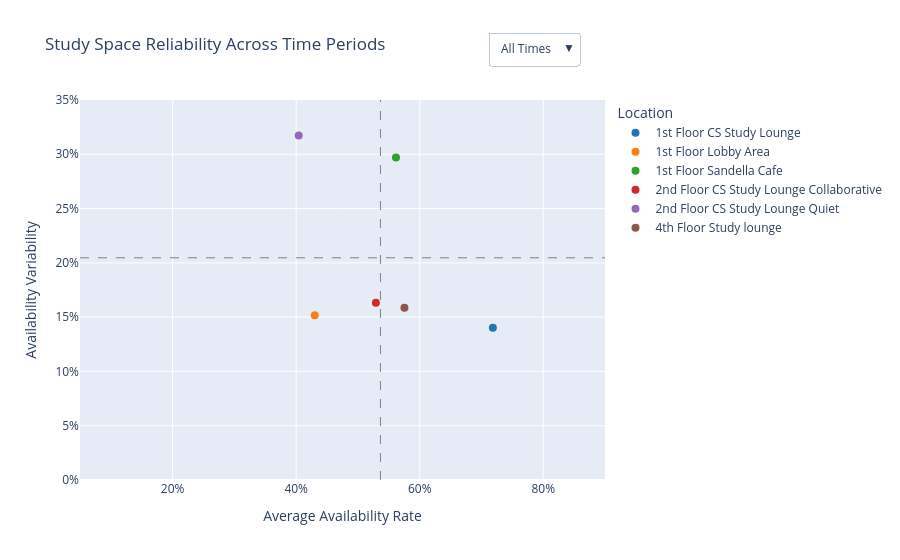

The notebook cell this image was saved under:
### Markdown cell above
Interactive Visualization Implementation

### Code cell
locations = all_data["location"].tolist()

color_map = {
    "1st Floor CS Study Lounge": "#1f77b4",
    "1st Floor Lobby Area": "#ff7f0e",
    "1st Floor Sandella Cafe": "#2ca02c",
    "2nd Floor CS Study Lounge Collaborative": "#d62728",
    "2nd Floor CS Study Lounge Quiet": "#9467bd",
    "4th Floor Study lounge": "#8c564b"
}

# Average reference lines for each time period
reference_lines = {
    "All Times": (
        all_data["avg_availability"].mean(),
        all_data["availability_std"].mean()
    ),
    "9 AM": (
        time_summaries["9:00"]["avg_availability"].mean(),
        time_summaries["9:00"]["availability_std"].mean()
    ),
    "11 AM": (
        time_summaries["11:00"]["avg_availability"].mean(),
        time_summaries["11:00"]["availability_std"].mean()
    ),
    "1 PM": (
        time_summaries["13:00"]["avg_availability"].mean(),
        time_summaries["13:00"]["availability_std"].mean()
    ),
    "3 PM": (
        time_summaries["15:00"]["avg_availability"].mean(),
        time_summaries["15:00"]["availability_std"].mean()
    ),
    "5 PM": (
        time_summaries["17:00"]["avg_availability"].mean(),
        time_summaries["17:00"]["availability_std"].mean()
    )
}

# Create interactive figure
fig = go.Figure()


# Plot All Times view by default
for location in locations:

    row = all_data[
        all_data["location"] == location
    ].iloc[0]

    fig.add_trace(
        go.Scatter(
            x=[row["avg_availability"]],
            y=[row["availability_std"]],
            mode="markers",
            name=location,
            marker=dict(
                size=8,
                color=color_map[location]
            ),
            customdata=[[
                row["location"]
            ]],
            hovertemplate=
            "<b>%{customdata[0]}</b><br><br>"
            "Average Availability: %{x:.1%}<br>"
            "Availability Variability: %{y:.1%}<br>"
            "<extra></extra>"
        )
    )

# Map each dropdown option to its dataset
dropdown_data = {
    "All Times": all_data,
    "9 AM": time_summaries["9:00"],
    "11 AM": time_summaries["11:00"],
    "1 PM": time_summaries["13:00"],
    "3 PM": time_summaries["15:00"],
    "5 PM": time_summaries["17:00"]
}

# Build dropdown menu options
buttons = []

for label, dataset in dropdown_data.items():

    x_values = []
    y_values = []
    custom_values = []

    for location in locations:

        row = dataset[
            dataset["location"] == location
        ].iloc[0]

        x_values.append(
            row["avg_availability"]
        )

        y_values.append(
            row["availability_std"]
        )

        custom_values.append([
            row["location"]
        ])

    # Retrieve reference line positions
    avg_x, avg_y = reference_lines[label]

    # Add dropdown option
    buttons.append(
        dict(
            label=label,
            method="update",
            args=[
                {
                    "x": [[x] for x in x_values],
                    "y": [[y] for y in y_values],
                    "customdata": [[c] for c in custom_values]
                },
                {
                    "shapes": [
                        dict(
                            type="line",
                            x0=avg_x,
                            x1=avg_x,
                            y0=0,
                            y1=1,
                            yref="paper",
                            line=dict(
                                color="gray",
                                dash="dash",
                                width=1
                            )
                        ),
                        dict(
                            type="line",
                            x0=0,
                            x1=1,
                            xref="paper",
                            y0=avg_y,
                            y1=avg_y,
                            line=dict(
                                color="gray",
                                dash="dash",
                                width=1
                            )
                        )
                    ]
                }
            ]
        )
    )

# Default reference lines for All Times
initial_x, initial_y = reference_lines["All Times"]

# Configure layout and dropdown menu
fig.update_layout(
    title="Study Space Reliability Across Time Periods",

    xaxis_title="Average Availability Rate",
    yaxis_title="Availability Variability",

    legend_title_text="Location",

    updatemenus=[
        dict(
            buttons=buttons,
            direction="down",
            x=0.95,
            y=1.18
        )
    ],

    shapes=[
        dict(
            type="line",
            x0=initial_x,
            x1=initial_x,
            y0=0,
            y1=1,
            yref="paper",
            line=dict(
                color="gray",
                dash="dash",
                width=1
            )
        ),
        dict(
            type="line",
            x0=0,
            x1=1,
            xref="paper",
            y0=initial_y,
            y1=initial_y,
            line=dict(
                color="gray",
                dash="dash",
                width=1
            )
        )
    ]
)

# Format axes and fix ranges
fig.update_xaxes(
    tickformat=".0%",
    range=[0.05, 0.90]
)
fig.update_yaxes(
    tickformat=".0%",
    range=[0.00, 0.35]
)

# Display interactive visualization
fig.show()

### Figure 1 — Plotly figure (JSON) as saved in the notebook; plotly's stock layout.template omitted (floating-point values rounded to 4 significant figures)
{"data": [{"customdata": [["1st Floor CS Study Lounge"]], "hovertemplate": "<b>%{customdata[0]}</b><br><br>Average Availability: %{x:.1%}<br>Availability Variability: %{y:.1%}<br><extra></extra>", "marker": {"color": "#1f77b4", "size": 8}, "mode": "markers", "name": "1st Floor CS Study Lounge", "type": "scatter", "x": [0.7184], "y": [0.1402]}, {"customdata": [["1st Floor Lobby Area"]], "hovertemplate": "<b>%{customdata[0]}</b><br><br>Average Availability: %{x:.1%}<br>Availability Variability: %{y:.1%}<br><extra></extra>", "marker": {"color": "#ff7f0e", "size": 8}, "mode": "markers", "name": "1st Floor Lobby Area", "type": "scatter", "x": [0.4301], "y": [0.1518]}, {"customdata": [["1st Floor Sandella Cafe"]], "hovertemplate": "<b>%{customdata[0]}</b><br><br>Average Availability: %{x:.1%}<br>Availability Variability: %{y:.1%}<br><extra></extra>", "marker": {"color": "#2ca02c", "size": 8}, "mode": "markers", "name": "1st Floor Sandella Cafe", "type": "scatter", "x": [0.5616], "y": [0.297]}, {"customdata": [["2nd Floor CS Study Lounge Collaborative"]], "hovertemplate": "<b>%{customdata[0]}</b><br><br>Average Availability: %{x:.1%}<br>Availability Variability: %{y:.1%}<br><extra></extra>", "marker": {"color": "#d62728", "size": 8}, "mode": "markers", "name": "2nd Floor CS Study Lounge Collaborative", "type": "scatter", "x": [0.5291], "y": [0.1633]}, {"customdata": [["2nd Floor CS Study Lounge Quiet"]], "hovertemplate": "<b>%{customdata[0]}</b><br><br>Average Availability: %{x:.1%}<br>Availability Variability: %{y:.1%}<br><extra></extra>", "marker": {"color": "#9467bd", "size": 8}, "mode": "markers", "name": "2nd Floor CS Study Lounge Quiet", "type": "scatter", "x": [0.4041], "y": [0.3173]}, {"customdata": [["4th Floor Study lounge"]], "hovertemplate": "<b>%{customdata[0]}</b><br><br>Average Availability: %{x:.1%}<br>Availability Variability: %{y:.1%}<br><extra></extra>", "marker": {"color": "#8c564b", "size": 8}, "mode": "markers", "name": "4th Floor Study lounge", "type": "scatter", "x": [0.5753], "y": [0.1586]}], "layout": {"legend": {"title": {"text": "Location"}}, "shapes": [{"line": {"color": "gray", "dash": "dash", "width": 1}, "type": "line", "x0": 0.5364, "x1": 0.5364, "y0": 0, "y1": 1, "yref": "paper"}, {"line": {"color": "gray", "dash": "dash", "width": 1}, "type": "line", "x0": 0, "x1": 1, "xref": "paper", "y0": 0.2047, "y1": 0.2047}], "title": {"text": "Study Space Reliability Across Time Periods"}, "updatemenus": [{"buttons": [{"args": [{"customdata": [[["1st Floor CS Study Lounge"]], [["1st Floor Lobby Area"]], [["1st Floor Sandella Cafe"]], [["2nd Floor CS Study Lounge Collaborative"]], [["2nd Floor CS Study Lounge Quiet"]], [["4th Floor Study lounge"]]], "x": [[0.7184], [0.4301], [0.5616], [0.5291], [0.4041], [0.5753]], "y": [[0.1402], [0.1518], [0.297], [0.1633], [0.3173], [0.1586]]}, {"shapes": [{"line": {"color": "gray", "dash": "dash", "width": 1}, "type": "line", "x0": 0.5364, "x1": 0.5364, "y0": 0, "y1": 1, "yref": "paper"}, {"line": {"color": "gray", "dash": "dash", "width": 1}, "type": "line", "x0": 0, "x1": 1, "xref": "paper", "y0": 0.2047, "y1": 0.2047}]}], "label": "All Times", "method": "update"}, {"args": [{"customdata": [[["1st Floor CS Study Lounge"]], [["1st Floor Lobby Area"]], [["1st Floor Sandella Cafe"]], [["2nd Floor CS Study Lounge Collaborative"]], [["2nd Floor CS Study Lounge Quiet"]], [["4th Floor Study lounge"]]], "x": [[0.8548], [0.5335], [0.8001], [0.6961], [0.7053], [0.7141]], "y": [[0.06142], [0.052], [0.1583], [0.1391], [0.1368], [0.07466]]}, {"shapes": [{"line": {"color": "gray", "dash": "dash", "width": 1}, "type": "line", "x0": 0.7173, "x1": 0.7173, "y0": 0, "y1": 1, "yref": "paper"}, {"line": {"color": "gray", "dash": "dash", "width": 1}, "type": "line", "x0": 0, "x1": 1, "xref": "paper", "y0": 0.1037, "y1": 0.1037}]}], "label": "9 AM", "method": "update"}, {"args": [{"customdata": [[["1st Floor CS Study Lounge"]], [["1st Floor Lobby Area"]], [["1st Floor Sandella Cafe"]], [["2nd Floor CS Study Lounge Collaborative"]], [["2nd Floor CS Study Lounge Quiet"]], [["4th Floor Study lounge"]]], "x": [[0.6865], [0.3664], [0.3615], [0.4889], [0.2669], [0.5201]], "y": [[0.08421], [0.0588], [0.2068], [0.09237], [0.1353], [0.1434]]}, {"shapes": [{"line": {"color": "gray", "dash": "dash", "width": 1}, "type": "line", "x0": 0.4484, "x1": 0.4484, "y0": 0, "y1": 1, "yref": "paper"}, {"line": {"color": "gray", "dash": "dash", "width": 1}, "type": "line", "x0": 0, "x1": 1, "xref": "paper", "y0": 0.1201, "y1": 0.1201}]}], "label": "11 AM", "method": "update"}, {"args": [{"customdata": [[["1st Floor CS Study Lounge"]], [["1st Floor Lobby Area"]], [["1st Floor Sandella Cafe"]], [["2nd Floor CS Study Lounge Collaborative"]], [["2nd Floor CS Study Lounge Quiet"]], [["4th Floor Study lounge"]]], "x": [[0.5663], [0.2987], [0.2619], [0.3917], [0.091], [0.4223]], "y": [[0.1068], [0.07404], [0.168], [0.1232], [0.08425], [0.1172]]}, {"shapes": [{"line": {"color": "gray", "dash": "dash", "width": 1}, "type": "line", "x0": 0.3387, "x1": 0.3387, "y0": 0, "y1": 1, "yref": "paper"}, {"line": {"color": "gray", "dash": "dash", "width": 1}, "type": "line", "x0": 0, "x1": 1, "xref": "paper", "y0": 0.1122, "y1": 0.1122}]}], "label": "1 PM", "method": "update"}, {"args": [{"customdata": [[["1st Floor CS Study Lounge"]], [["1st Floor Lobby Area"]], [["1st Floor Sandella Cafe"]], [["2nd Floor CS Study Lounge Collaborative"]], [["2nd Floor CS Study Lounge Quiet"]], [["4th Floor Study lounge"]]], "x": [[0.6606], [0.3205], [0.5249], [0.4397], [0.2243], [0.5288]], "y": [[0.08356], [0.07127], [0.1896], [0.131], [0.2545], [0.113]]}, {"shapes": [{"line": {"color": "gray", "dash": "dash", "width": 1}, "type": "line", "x0": 0.4498, "x1": 0.4498, "y0": 0, "y1": 1, "yref": "paper"}, {"line": {"color": "gray", "dash": "dash", "width": 1}, "type": "line", "x0": 0, "x1": 1, "xref": "paper", "y0": 0.1405, "y1": 0.1405}]}], "label": "3 PM", "method": "update"}, {"args": [{"customdata": [[["1st Floor CS Study Lounge"]], [["1st Floor Lobby Area"]], [["1st Floor Sandella Cafe"]], [["2nd Floor CS Study Lounge Collaborative"]], [["2nd Floor CS Study Lounge Quiet"]], [["4th Floor Study lounge"]]], "x": [[0.824], [0.6311], [0.8593], [0.6291], [0.7331], [0.6912]], "y": [[0.1153], [0.1206], [0.1946], [0.09782], [0.2239], [0.1207]]}, {"shapes": [{"line": {"color": "gray", "dash": "dash", "width": 1}, "type": "line", "x0": 0.728, "x1": 0.728, "y0": 0, "y1": 1, "yref": "paper"}, {"line": {"color": "gray", "dash": "dash", "width": 1}, "type": "line", "x0": 0, "x1": 1, "xref": "paper", "y0": 0.1455, "y1": 0.1455}]}], "label": "5 PM", "method": "update"}], "direction": "down", "x": 0.95, "y": 1.18}], "xaxis": {"range": [0.05, 0.9], "tickformat": ".0%", "title": {"text": "Average Availability Rate"}}, "yaxis": {"range": [0, 0.35], "tickformat": ".0%", "title": {"text": "Availability Variability"}}}}
